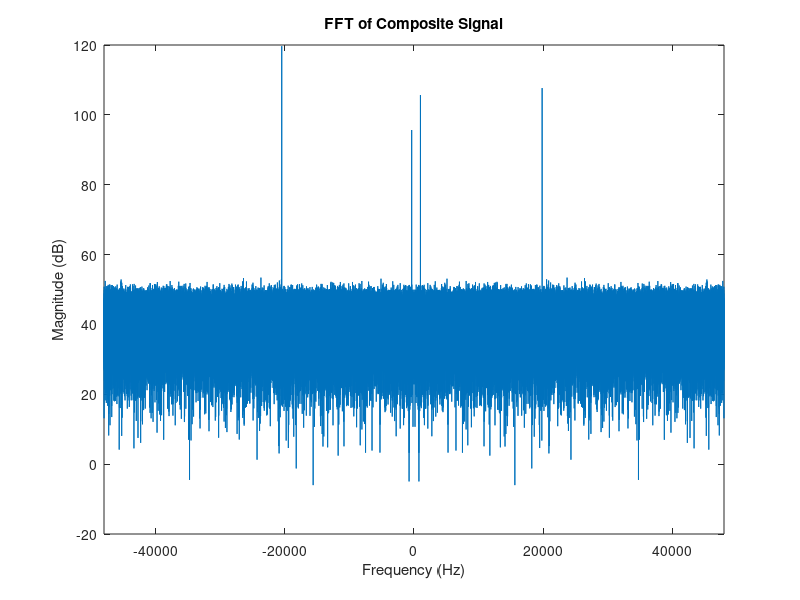
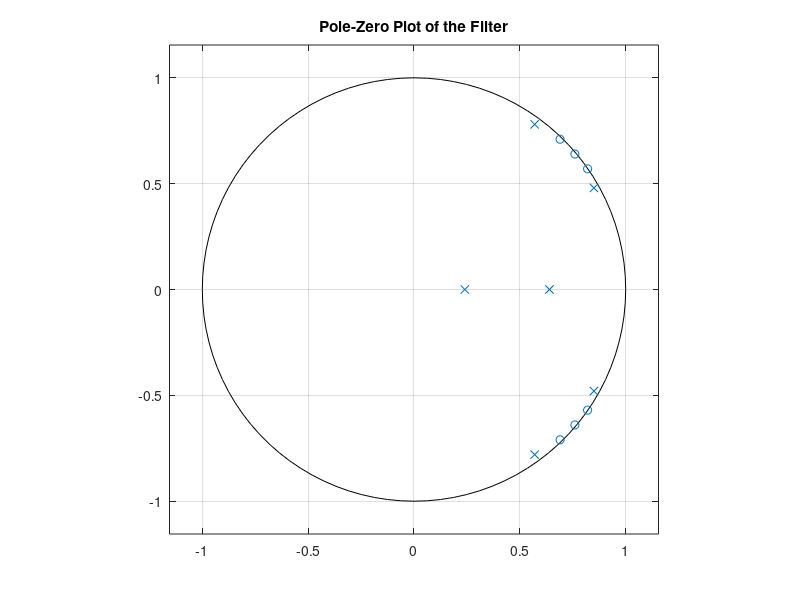

MATLAB code for these plots, in order: (Note: this script raises an error after producing the figures.)
% SPDX-License-Identifier: GPL-3.0-or-later
%
% hw6_fourYearTransform.m -- ECE210: MATLAB Seminar
% Copyright (C) 2025 Abhijeet Khirdekar <akhirdekar144@gmail.com>

clc;

%% 1. 
% Define Sampling Rate and db2mag
fs = 96e3;  % 96 kHz sampling rate

% Anonymous function to convert dB to linear magnitude
db2mag = @(dB) 10.^(dB / 20);

%% 2.
% Generate a Composite Signal + Noise, Then Plot FFT in dB
N = 192e3;                 % Number of samples: 192k
Ts = 1 / fs;               % Sampling period
t = (0:N-1) * Ts;          % Time vector

% Frequencies (Hz) and their dB amplitudes
freqList = [-20.48e3, -360, 996, 19.84e3];
amp_dB   = [14, -10, 0, 2];

% Convert dB amplitudes to linear scale
ampLin = db2mag(amp_dB);

% Build the signal by summing complex exponentials
sig = zeros(size(t));
for k = 1:length(freqList)
    sig = sig + ampLin(k) * exp(1j * 2 * pi * freqList(k) * t);
end

% Add white noise at -10 dB
noiseAmp = db2mag(-10);
sig = sig + noiseAmp * randn(size(sig)); %% #ok<RAND>

% Compute FFT and shift for plotting from -fs/2 to fs/2
SIG = fftshift(fft(sig));
freqAxis = fs/N * (-N/2 : N/2 - 1);

% Plot magnitude spectrum in dB
figure('Name','Composite Signal Spectrum');
plot(freqAxis, 20*log10(abs(SIG)));
xlim([-fs/2, fs/2]);
xlabel('Frequency (Hz)');
ylabel('Magnitude (dB)');
title('FFT of Composite Signal');

%% 3. 
% Zeros-Poles of a Filter + Frequency Response
% Given zeros, poles, and gain from the assignment:
zZeros = [0.76+0.64j,  0.69+0.71j,  0.82+0.57j];
zZeros = [zZeros, conj(zZeros)];  % Conjugates for the complex pairs

pPoles = [0.57+0.78j, 0.85+0.48j];
pPoles = [pPoles, conj(pPoles), 0.24, 0.64];  % Add conj. and real poles

kGain = 0.53;  % Overall gain

% Plot the pole-zero diagram
figure('Name','Pole-Zero Diagram');
zplane(zZeros.', pPoles.');
title('Pole-Zero Plot of the Filter');

% Convert zero-pole form to polynomial form
[bCoeff, aCoeff] = zp2tf(zZeros.', pPoles.', kGain);

% Evaluate frequency response from 0 to fs/2
fAxis = linspace(0, fs/2, 1000);
H = freqz(bCoeff, aCoeff, fAxis, fs);

% Magnitude (dB) and Phase (deg)
magResp = 20 * log10(abs(H));
phaseResp = unwrap(angle(H)) * (180 / pi);

% Plot magnitude and phase responses
figure('Name','Filter Response');
sgtitle('Magnitude & Phase of H');

subplot(2, 1, 1);
plot(fAxis, magResp, 'LineWidth', 1.2);
xlabel('Frequency (Hz)');
ylabel('Magnitude (dB)');
title('Magnitude Response');
xlim([0, fs/2]);

subplot(2, 1, 2);
plot(fAxis, phaseResp, 'LineWidth', 1.2);
xlabel('Frequency (Hz)');
ylabel('Phase (deg)');
title('Phase Response');
xlim([0, fs/2]);
